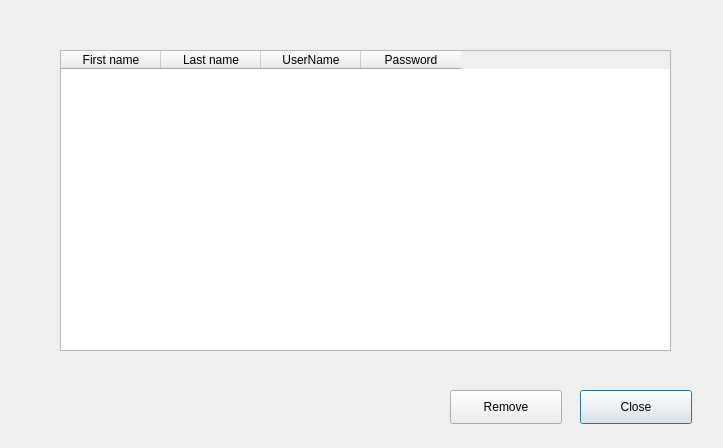
<?xml version="1.0" encoding="UTF-8"?>
<ui version="4.0">
 <class>Dialog</class>
 <widget class="QDialog" name="Dialog">
  <property name="geometry">
   <rect>
    <x>0</x>
    <y>0</y>
    <width>723</width>
    <height>448</height>
   </rect>
  </property>
  <property name="windowTitle">
   <string>Dialog</string>
  </property>
  <widget class="QTableWidget" name="tableWidget">
   <property name="geometry">
    <rect>
     <x>60</x>
     <y>50</y>
     <width>611</width>
     <height>301</height>
    </rect>
   </property>
   <column>
    <property name="text">
     <string>First name</string>
    </property>
   </column>
   <column>
    <property name="text">
     <string>Last name</string>
    </property>
   </column>
   <column>
    <property name="text">
     <string>UserName</string>
    </property>
   </column>
   <column>
    <property name="text">
     <string>Password</string>
    </property>
   </column>
  </widget>
  <widget class="QPushButton" name="closeButton">
   <property name="geometry">
    <rect>
     <x>580</x>
     <y>390</y>
     <width>112</width>
     <height>34</height>
    </rect>
   </property>
   <property name="text">
    <string>Close</string>
   </property>
  </widget>
  <widget class="QPushButton" name="removeButton">
   <property name="geometry">
    <rect>
     <x>450</x>
     <y>390</y>
     <width>112</width>
     <height>34</height>
    </rect>
   </property>
   <property name="text">
    <string>Remove</string>
   </property>
  </widget>
 </widget>
 <resources/>
 <connections/>
</ui>
